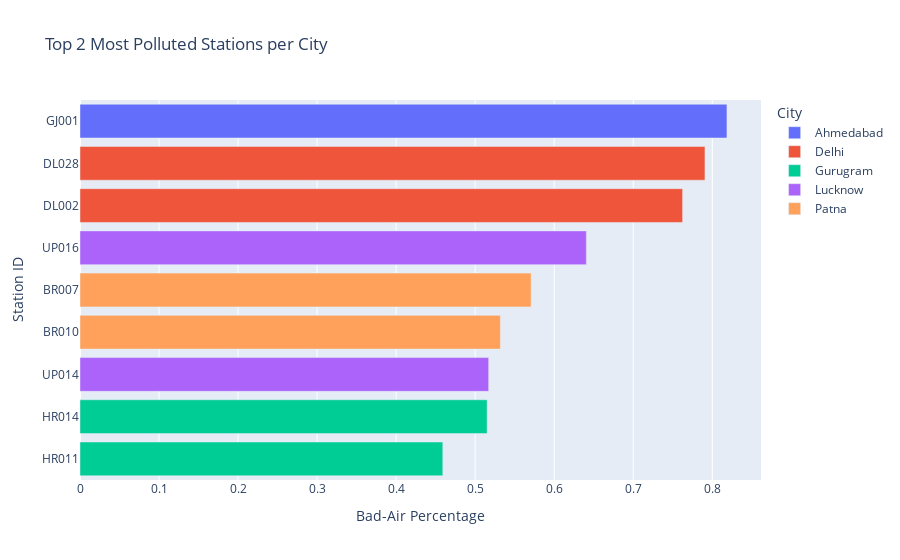

Write notebook code for a chart like this one.
### Code cell
import plotly.express as px
fig = px.bar(
    top2_per_city,
    x='Bad_Air_Percentage',
    y='StationId',
    color='City',
    orientation='h',
    title='Top 2 Most Polluted Stations per City',
    labels={
        "Bad_Air_Percentage": "Bad-Air Percentage",
        "StationId": "Station ID"
    }
)
fig.update_layout(
    yaxis=dict(categoryorder='total ascending'),
    height=500
)
fig.show()

### Figure 1 — Plotly figure (JSON) as saved in the notebook; plotly's stock layout.template omitted (floating-point values rounded to 4 significant figures)
{"data": [{"hovertemplate": "City=Ahmedabad<br>Bad-Air Percentage=%{x}<br>Station ID=%{y}<extra></extra>", "legendgroup": "Ahmedabad", "marker": {"color": "#636efa", "pattern": {"shape": ""}}, "name": "Ahmedabad", "orientation": "h", "showlegend": true, "textposition": "auto", "type": "bar", "visible": true, "x": [0.8186], "xaxis": "x", "y": ["GJ001"], "yaxis": "y"}, {"hovertemplate": "City=Delhi<br>Bad-Air Percentage=%{x}<br>Station ID=%{y}<extra></extra>", "legendgroup": "Delhi", "marker": {"color": "#EF553B", "pattern": {"shape": ""}}, "name": "Delhi", "orientation": "h", "showlegend": true, "textposition": "auto", "type": "bar", "visible": true, "x": [0.7908, 0.7625], "xaxis": "x", "y": ["DL028", "DL002"], "yaxis": "y"}, {"hovertemplate": "City=Gurugram<br>Bad-Air Percentage=%{x}<br>Station ID=%{y}<extra></extra>", "legendgroup": "Gurugram", "marker": {"color": "#00cc96", "pattern": {"shape": ""}}, "name": "Gurugram", "orientation": "h", "showlegend": true, "textposition": "auto", "type": "bar", "visible": true, "x": [0.5152, 0.4591], "xaxis": "x", "y": ["HR014", "HR011"], "yaxis": "y"}, {"hovertemplate": "City=Lucknow<br>Bad-Air Percentage=%{x}<br>Station ID=%{y}<extra></extra>", "legendgroup": "Lucknow", "marker": {"color": "#ab63fa", "pattern": {"shape": ""}}, "name": "Lucknow", "orientation": "h", "showlegend": true, "textposition": "auto", "type": "bar", "visible": true, "x": [0.6407, 0.5171], "xaxis": "x", "y": ["UP016", "UP014"], "yaxis": "y"}, {"hovertemplate": "City=Patna<br>Bad-Air Percentage=%{x}<br>Station ID=%{y}<extra></extra>", "legendgroup": "Patna", "marker": {"color": "#FFA15A", "pattern": {"shape": ""}}, "name": "Patna", "orientation": "h", "showlegend": true, "textposition": "auto", "type": "bar", "visible": true, "x": [0.5708, 0.5319], "xaxis": "x", "y": ["BR007", "BR010"], "yaxis": "y"}], "layout": {"autosize": true, "barmode": "relative", "legend": {"title": {"text": "City"}, "tracegroupgap": 0}, "title": {"text": "Top 2 Most Polluted Stations per City"}, "xaxis": {"anchor": "y", "autorange": false, "domain": [0, 1], "range": [0, 0.8617], "title": {"text": "Bad-Air Percentage"}, "type": "linear"}, "yaxis": {"anchor": "x", "autorange": true, "categoryorder": "total ascending", "domain": [0, 1], "range": [-0.5, 8.5], "title": {"text": "Station ID"}, "type": "category"}}}
